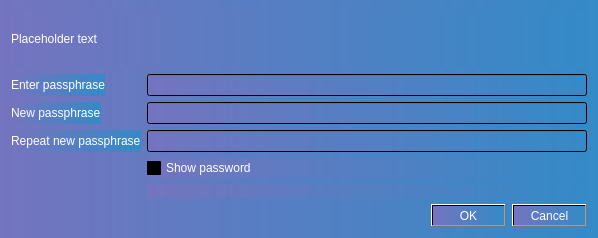
<?xml version="1.0" encoding="UTF-8"?>
<ui version="4.0">
 <class>AskPassphraseDialog</class>
 <widget class="QDialog" name="AskPassphraseDialog">
  <property name="geometry">
   <rect>
    <x>0</x>
    <y>0</y>
    <width>598</width>
    <height>238</height>
   </rect>
  </property>
  <property name="sizePolicy">
   <sizepolicy hsizetype="Preferred" vsizetype="Minimum">
    <horstretch>0</horstretch>
    <verstretch>0</verstretch>
   </sizepolicy>
  </property>
  <property name="minimumSize">
   <size>
    <width>550</width>
    <height>0</height>
   </size>
  </property>
  <property name="windowTitle">
   <string>Passphrase Dialog</string>
  </property>
  <property name="styleSheet">
   <string notr="true">background-color: qlineargradient(spread:pad, x1:0, y1:0, x2:1, y2:0, stop:0 rgba(116, 116, 191, 255), stop:1 rgba(52, 138, 199, 255));</string>
  </property>
  <layout class="QVBoxLayout" name="verticalLayout">
   <property name="sizeConstraint">
    <enum>QLayout::SetMinimumSize</enum>
   </property>
   <item>
    <widget class="QLabel" name="warningLabel">
     <property name="styleSheet">
      <string notr="true">color: rgb(255, 255, 255);</string>
     </property>
     <property name="text">
      <string notr="true">Placeholder text</string>
     </property>
     <property name="textFormat">
      <enum>Qt::RichText</enum>
     </property>
     <property name="wordWrap">
      <bool>true</bool>
     </property>
    </widget>
   </item>
   <item>
    <layout class="QFormLayout" name="formLayout">
     <property name="sizeConstraint">
      <enum>QLayout::SetMinimumSize</enum>
     </property>
     <property name="fieldGrowthPolicy">
      <enum>QFormLayout::AllNonFixedFieldsGrow</enum>
     </property>
     <item row="0" column="0">
      <widget class="QLabel" name="passLabel1">
       <property name="styleSheet">
        <string notr="true">color: rgb(255, 255, 255);</string>
       </property>
       <property name="text">
        <string>Enter passphrase</string>
       </property>
      </widget>
     </item>
     <item row="0" column="1">
      <widget class="QLineEdit" name="passEdit1">
       <property name="echoMode">
        <enum>QLineEdit::Password</enum>
       </property>
      </widget>
     </item>
     <item row="1" column="0">
      <widget class="QLabel" name="passLabel2">
       <property name="styleSheet">
        <string notr="true">color: rgb(255, 255, 255);</string>
       </property>
       <property name="text">
        <string>New passphrase</string>
       </property>
      </widget>
     </item>
     <item row="1" column="1">
      <widget class="QLineEdit" name="passEdit2">
       <property name="echoMode">
        <enum>QLineEdit::Password</enum>
       </property>
      </widget>
     </item>
     <item row="2" column="0">
      <widget class="QLabel" name="passLabel3">
       <property name="styleSheet">
        <string notr="true">color: rgb(255, 255, 255);</string>
       </property>
       <property name="text">
        <string>Repeat new passphrase</string>
       </property>
      </widget>
     </item>
     <item row="2" column="1">
      <widget class="QLineEdit" name="passEdit3">
       <property name="echoMode">
        <enum>QLineEdit::Password</enum>
       </property>
      </widget>
     </item>
     <item row="3" column="1">
      <widget class="QCheckBox" name="toggleShowPasswordButton">
       <property name="styleSheet">
        <string notr="true">color: rgb(255, 255, 255);</string>
       </property>
       <property name="text">
        <string>Show password</string>
       </property>
      </widget>
     </item>
     <item row="4" column="1">
      <widget class="QLabel" name="capsLabel">
       <property name="font">
        <font>
         <weight>75</weight>
         <bold>true</bold>
        </font>
       </property>
       <property name="text">
        <string/>
       </property>
       <property name="alignment">
        <set>Qt::AlignCenter</set>
       </property>
      </widget>
     </item>
    </layout>
   </item>
   <item>
    <widget class="QDialogButtonBox" name="buttonBox">
     <property name="styleSheet">
      <string notr="true">color: rgb(255, 255, 255);</string>
     </property>
     <property name="orientation">
      <enum>Qt::Horizontal</enum>
     </property>
     <property name="standardButtons">
      <set>QDialogButtonBox::Cancel|QDialogButtonBox::Ok</set>
     </property>
    </widget>
   </item>
  </layout>
 </widget>
 <resources/>
 <connections>
  <connection>
   <sender>buttonBox</sender>
   <signal>accepted()</signal>
   <receiver>AskPassphraseDialog</receiver>
   <slot>accept()</slot>
   <hints>
    <hint type="sourcelabel">
     <x>20</x>
     <y>20</y>
    </hint>
    <hint type="destinationlabel">
     <x>20</x>
     <y>20</y>
    </hint>
   </hints>
  </connection>
  <connection>
   <sender>buttonBox</sender>
   <signal>rejected()</signal>
   <receiver>AskPassphraseDialog</receiver>
   <slot>reject()</slot>
   <hints>
    <hint type="sourcelabel">
     <x>20</x>
     <y>20</y>
    </hint>
    <hint type="destinationlabel">
     <x>20</x>
     <y>20</y>
    </hint>
   </hints>
  </connection>
 </connections>
</ui>
